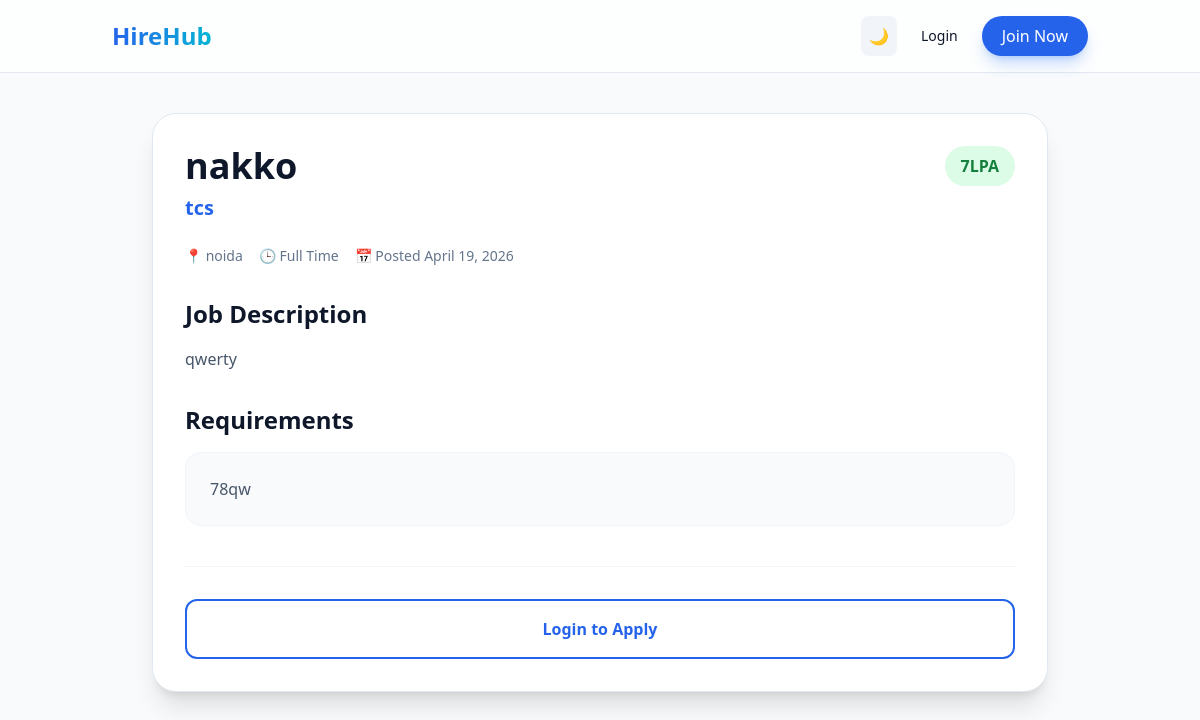
Page /jobs/job/1/ on the committed database.
### jobs/models.py (models this page shows, shortened)
class Job(models.Model):
    JOB_TYPE_CHOICES = [
        ('Full Time', 'Full Time'),
        ('Part Time', 'Part Time'),
        ('Remote', 'Remote'),
        ('Freelance', 'Freelance'),
    ]
    user = models.ForeignKey(settings.AUTH_USER_MODEL, on_delete=models.CASCADE, related_name='jobs')
    title = models.CharField(max_length=255)
    company_name = models.CharField(max_length=255)
    location = models.CharField(max_length=255)
    job_type = models.CharField(max_length=50, choices=JOB_TYPE_CHOICES)
    salary_range = models.CharField(max_length=100, blank=True, help_text="e.g. 5LPA - 8LPA")
    description = models.TextField()
    requirements = models.TextField(help_text="Har requirement ko nayi line mein likhein")
    created_at = models.DateTimeField(auto_now_add=True)
    is_active = models.BooleanField(default=True)

### jobs/views.py (the view)
# urls.py: path('job/<int:pk>/', job_detail, name='job_detail'),
def job_detail(request, pk):
    job = get_object_or_404(Job, pk=pk)
    has_applied = False
    if request.user.is_authenticated:
        has_applied = Application.objects.filter(job=job, user=request.user).exists()
    return render(request, 'jobs/job_detail.html', {
        'job': job,
        'has_applied': has_applied
    })

### templates/jobs/job_detail.html (shortened to what this page needs)
{% extends 'base.html' %}
{% block content %}
<div class="max-w-4xl mx-auto">
    <div class="bg-white dark:bg-slate-800 rounded-3xl p-8 shadow-xl border border-slate-200 dark:border-slate-700">
        <div class="flex justify-between items-start mb-6">
            <div>
                <h1 class="text-4xl font-extrabold dark:text-white mb-2">{{ job.title }}</h1>
                <p class="text-xl text-blue-600 dark:text-blue-400 font-semibold">{{ job.company_name }}</p>
            </div>
            <span class="bg-green-100 text-green-700 dark:bg-green-900/30 dark:text-green-400 px-4 py-2 rounded-full font-bold">
                {{ job.salary_range }}
            </span>
        </div>
        <div class="flex gap-4 mb-8 text-slate-500 dark:text-slate-400 text-sm">
            <span class="flex items-center">📍 {{ job.location }}</span>
            <span class="flex items-center">🕒 {{ job.job_type }}</span>
            <span class="flex items-center">📅 Posted {{ job.created_at|date }}</span>
        </div>
        <div class="space-y-8">
            <section>
                <h2 class="text-2xl font-bold dark:text-white mb-4">Job Description</h2>
                <p class="text-slate-600 dark:text-slate-300 leading-relaxed">{{ job.description }}</p>
            </section>
            <section>
                <h2 class="text-2xl font-bold dark:text-white mb-4">Requirements</h2>
                <div class="bg-slate-50 dark:bg-slate-900/50 p-6 rounded-2xl border border-slate-100 dark:border-slate-800">
                    <p class="text-slate-600 dark:text-slate-300 whitespace-pre-line">{{ job.requirements }}</p>
                </div>
            </section>
        </div>
        <div class="mt-10 pt-8 border-t border-slate-100 dark:border-slate-700">
            {% if user.is_authenticated %}
                {% if not user.is_employer %}
                    {% if has_applied %}
                        <button disabled class="w-full bg-slate-200 dark:bg-slate-700 text-slate-500 py-4 rounded-xl font-bold cursor-not-allowed">
                            Already Applied ✅
                        </button>
                    {% else %}
                        <a href="{% url 'apply_job' job.pk %}" class="block text-center w-full bg-blue-600 hover:bg-blue-700 text-white py-4 rounded-xl font-bold shadow-lg shadow-blue-500/30 transition-all transform hover:-translate-y-1">
                            Apply for this Position
                        </a>
                    {% endif %}
                {% else %}
                    <p class="text-center text-slate-500 italic">Employers cannot apply for jobs.</p>
                {% endif %}
            {% else %}
                <a href="{% url 'login' %}" class="block text-center w-full border-2 border-blue-600 text-blue-600 py-4 rounded-xl font-bold hover:bg-blue-50 dark:hover:bg-blue-900/20 transition-all">
                    Login to Apply
                </a>
            {% endif %}
        </div>
    </div>
</div>
{% endblock %}

### templates/base.html (style rules this page uses)
body { overflow-x: hidden; width: 100%; }

### rows in the picture
Job: title "nakko", company_name "tcs", salary_range "7LPA", location "noida", job_type "Full Time", created_at "April 19, 2026", description "qwerty", requirements "78qw"
